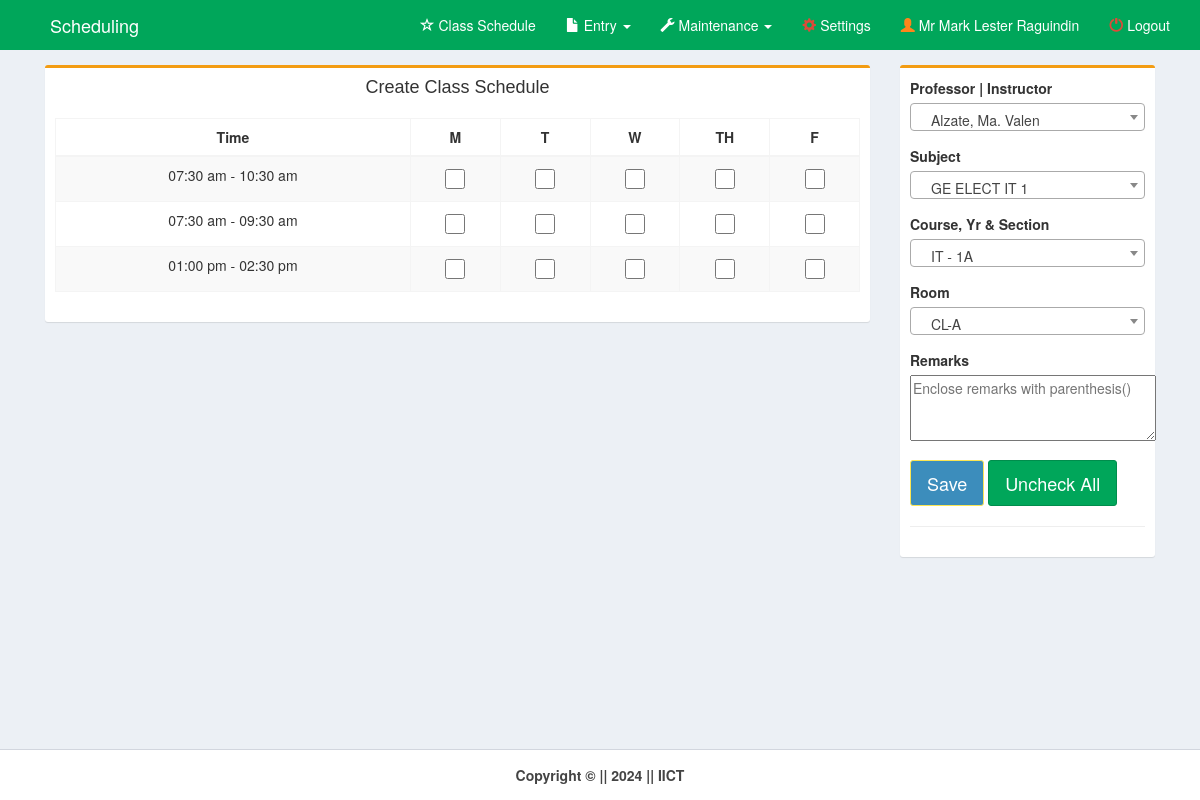
The app's page /pages/home.php (signed in), older data.
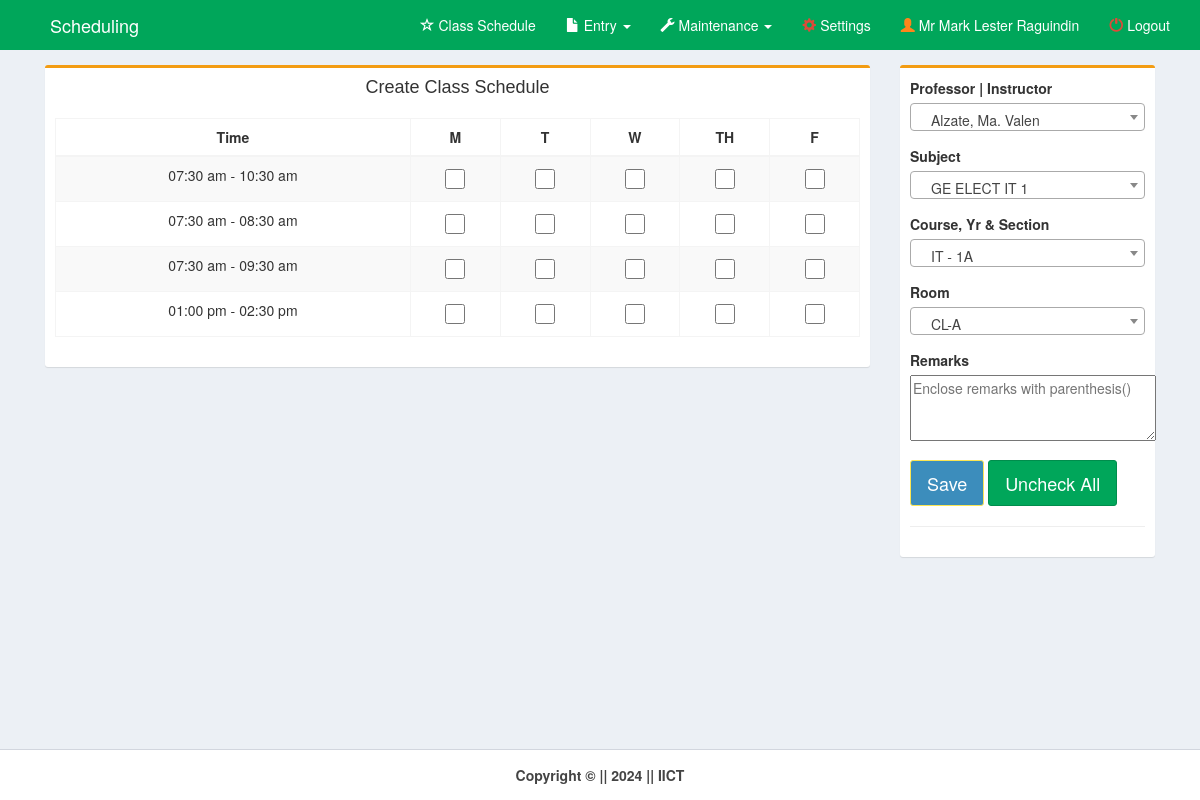
The same page, newer data.
### tables this page shows
CREATE TABLE `time` (
  `time_id` int(11) NOT NULL,
  `time_start` time NOT NULL,
  `time_end` time NOT NULL,
  `days` varchar(15) NOT NULL
);

### pages/home.php (the view, shortened to what the changed rows need)
<!DOCTYPE html>
<html>
<head>
    <link rel="stylesheet" href="../bootstrap/css/bootstrap.min.css">
    <link rel="stylesheet" href="../plugins/datatables/dataTables.bootstrap.css">
    <link rel="stylesheet" href="../dist/css/AdminLTE.min.css">
    <link rel="stylesheet" href="../plugins/select2/select2.min.css">
    <link rel="stylesheet" href="../dist/css/skins/_all-skins.min.css">
</head>
<body class="hold-transition skin-green layout-top-nav">
    <div class="wrapper">
        <div class="content-wrapper">
            <div class="container">
                <section class="content">
                    <div class="row">
                        <div class="col-md-9">
                            <div class="box box-warning">
                                <form method="post" id="reg-form">
                                    <div class="box-body">
                                        <div class="row">
                                            <div class="col-md-6" style="width: 100%;">
                                                <table class="table table-bordered table-striped table-hover">
                                                    <thead>
                                                        <tr>
                                                            <th class="text-center">Time</th>
                                                            <th class="text-center">M</th>
                                                            <th class="text-center">T</th>
                                                            <th class="text-center">W</th>
                                                            <th class="text-center">TH</th>
                                                            <th class="text-center">F</th>
                                                        </tr>
                                                    </thead>
                                                    <tbody>
                                                        <?php
                                                        include('../dist/includes/dbcon.php');
                                                        $query = mysqli_query($con, "SELECT * FROM time WHERE days='mtwthf' ORDER BY time_start") or die(mysqli_error($con));
                                                        while ($row = mysqli_fetch_array($query)) {
                                                            $id = $row['time_id'];
                                                            $start = date("h:i a", strtotime($row['time_start']));
                                                            $end = date("h:i a", strtotime($row['time_end']));
                                                        ?>
                                                            <tr>
                                                                <td class="text-center"><?php echo $start . " - " . $end; ?></td>
                                                                <td class="text-center">
                                                                    <input type="checkbox" id="check_m_<?php echo $id; ?>" name="m[]" value="<?php echo $id; ?>" style="width: 20px; height: 20px;" onchange="toggleCheckbox('check_t_<?php echo $id; ?>', this.checked)">
                                                                </td>
                                                                <td class="text-center">
                                                                    <input type="checkbox" id="check_t_<?php echo $id; ?>" name="t[]" value="<?php echo $id; ?>" style="width: 20px; height: 20px;" onchange="toggleCheckbox('check_w_<?php echo $id; ?>', this.checked)">
                                                                </td>
                                                                <td class="text-center">
                                                                    <input type="checkbox" id="check_w_<?php echo $id; ?>" name="w[]" value="<?php echo $id; ?>" style="width: 20px; height: 20px;" onchange="toggleCheckbox('check_th_<?php echo $id; ?>', this.checked)">
                                                                </td>
                                                                <td class="text-center">
                                                                    <input type="checkbox" id="check_th_<?php echo $id; ?>" name="th[]" value="<?php echo $id; ?>" style="width: 20px; height: 20px;" onchange="toggleCheckbox('check_f_<?php echo $id; ?>', this.checked)">
                                                                </td>
                                                                <td class="text-center">
                                                                    <input type="checkbox" id="check_f_<?php echo $id; ?>" name="f[]" value="<?php echo $id; ?>" style="width: 20px; height: 20px;">
                                                                </td>
                                                            </tr>
                                                        <?php } ?>
                                                    </tbody>
                                                </table>
                                            </div>
                                        </div>
                                    </div>
                            </div>
                        </div>
                    </div>
                </section>
            </div>
        </div>
    </div>
</body>
</html>

Row changes from the older to the newer data that the page shows:
added time: time_start "07:30 am", time_end "08:30 am"
